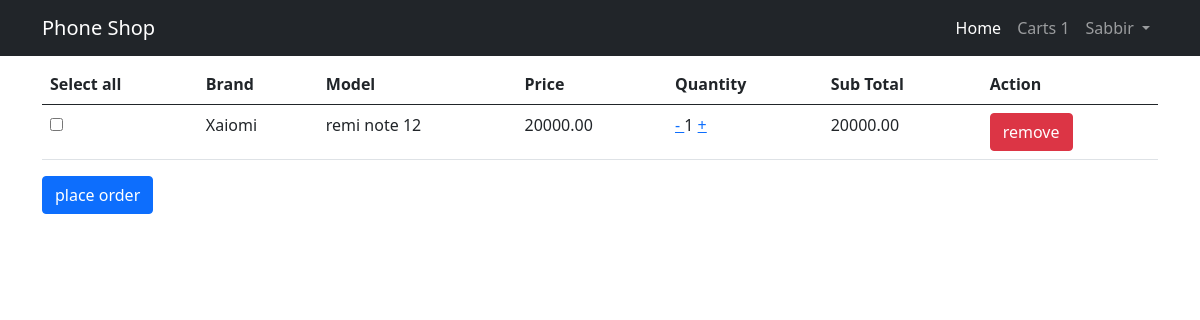
The app's page /carts (signed in) with its own data.
### apps/authentications/models.py (models this page shows, shortened)
class User(AbstractBaseUser):
    genders = (
        ('Male', 'Male'),
        ('Female', 'Female'),
        ('Others', 'Others'),
    )
    email = models.EmailField(max_length=245, unique=True)
    phone = models.CharField(
        max_length=245, unique=True, blank=True, null=True)
    first_name = models.CharField(max_length=245)
    last_name = models.CharField(max_length=245)
    gender = models.CharField(max_length=245, choices=genders)
    staff = models.BooleanField(default=False)
    admin = models.BooleanField(default=False)
    USERNAME_FIELD = 'email'
    REQUIRED_FIELDS = []
    objects = UserManager()

### apps/shop/models.py (models this page shows, shortened)
class Wrapper(models.Model):
    created_at = models.DateTimeField(auto_now_add=True)
    updated_at = models.DateTimeField(auto_now=True)
    class Meta:
        abstract = True

class Cart(Wrapper):
    phone_id = models.ForeignKey(Phone, on_delete=models.CASCADE)
    user_id = models.ForeignKey(User, on_delete=models.CASCADE)
    quantity = models.IntegerField()
    sub_total = models.DecimalField(
        max_digits=10, decimal_places=2, default=100)

class Phone(Wrapper):
    brand_name = models.ForeignKey(Brand, on_delete=models.CASCADE)
    dp = models.ImageField(upload_to="shop/gallery",
                           default="shop/gallery/Apple-iPhone-8-Plus-Gold.jpg")
    model = models.CharField(max_length=50)
    colors = models.CharField(max_length=50)
    highlights = models.CharField(max_length=1000)
    price = models.DecimalField(max_digits=10, decimal_places=2)
    discount_price = models.DecimalField(
        max_digits=10, decimal_places=2)

class Brand(Wrapper):
    name = models.CharField(max_length=100)
    def __str__(self) -> str:
        return self.name

### apps/shop/views.py (the view)
# urls.py: path('carts', views.Get_all_carts.as_view(), name="carts"),
class Get_all_carts(View):
    def get(self, request):
        carts = Cart.objects.filter(user_id=request.user.id)
        context = {
            "carts": carts
        }
        return render(request, 'shop/carts.html', context)

### apps/shop/context_processor.py (called while the page is built)
def carts(request):
    count = 0
    if Cart.objects.all().exists():
        count = Cart.objects.filter(user_id=request.user).count()
    return {"count": count}

### apps/shop/templates/shop/carts.html (shortened to what this page needs)
{% include 'base.html' %}
{% block Content %}
<section class="container mt-2">
  <table class="table">
    <thead>
      <tr>
        <th class="cursor-pointer" onclick="bulkSelector()" scope="col">Select all</th>
        <th scope="col">Brand</th>
        <th scope="col">Model</th>
        <th scope="col">Price</th>
        <th scope="col">Quantity</th>
        <th scope="col">Sub Total</th>
        <th scope="col">Action</th>
      </tr>
    </thead>
    <tbody>
      {% if carts %}
      {% for cart in carts %}
      <tr>
        <td class="select-td"><input onclick="checkHandler(this)" class="order-selected" type="checkbox"><input
            type="hidden" value="{{cart.id}}"></td>
        <td>{{cart.phone_id.brand_name}}</td>
        <td>{{cart.phone_id.model}}</td>
        <td>{{cart.phone_id.discount_price}}</td>
        <td> <a href="{% url 'remove-quantity' cart.id %}"> - </a> {{cart.quantity}} <a
            href="{% url 'add-to-cart' cart.phone_id.id %}">+</a></td>
        <td>
          {{cart.sub_total}}
        </td>
        <td>
          <a class="btn btn-danger " href="{% url 'remove-cart' cart.id %}">remove</a>
        </td>
      </tr>
      {% endfor %}
      {% else %}
      <tr>
        <td colspan="6">No items added to the cart</td>
      </tr>
      {% endif %}
    </tbody>
  </table>
  {% if carts %}
  <form action="{% url 'generate-payment' %}" method="post">
    <button class="btn btn-primary" type="submit" id="continue">place order</button>
  </form>
  {% endif %}
</section>
{% endblock %}

### templates/base.html (shortened to what this page needs)
<!DOCTYPE html>
<html lang="en">
<head>
  <link href="https://cdn.jsdelivr.net/npm/bootstrap@5.0.2/dist/css/bootstrap.min.css" rel="stylesheet"
>
</head>
<body>
  <nav class="navbar navbar-expand-lg navbar-dark bg-dark static-top">
    <div class="container">
      <a class="navbar-brand" href="/">
        Phone Shop
      </a>
      <div class="collapse navbar-collapse" id="navbarSupportedContent">
        <ul class="navbar-nav ms-auto">
          <li class="nav-item">
            <a class="nav-link active" aria-current="page" href="/">Home</a>
          </li>
          <li class="nav-item">
            <a class="nav-link" href="{% url 'carts' %}">Carts {% if count %}{{count}}
            {% endif %}</a>
          </li>
          {% if request.user.is_authenticated %}
          <li class="nav-item dropdown">
            <a class="nav-link dropdown-toggle" href="#" id="navbarDropdown" role="button" data-bs-toggle="dropdown"
              aria-expanded="false">
              {{request.user.first_name}}
            </a>
          </li>
          {% else %}
          <li class="nav-item">
            <a class="nav-link" href="{% url 'login' %}">Login</a>
          </li>
          {% endif %}
        </ul>
      </div>
    </div>
  </nav>
</body>
</html>

### records on screen
User: user.first_name "Sabbir"
Cart: phone_id.brand_name "Xaiomi", phone_id.model "remi note 12", phone_id.discount_price "20000.00", quantity "1", sub_total "20000.00"

### other values on screen
{{ count }} "1"
